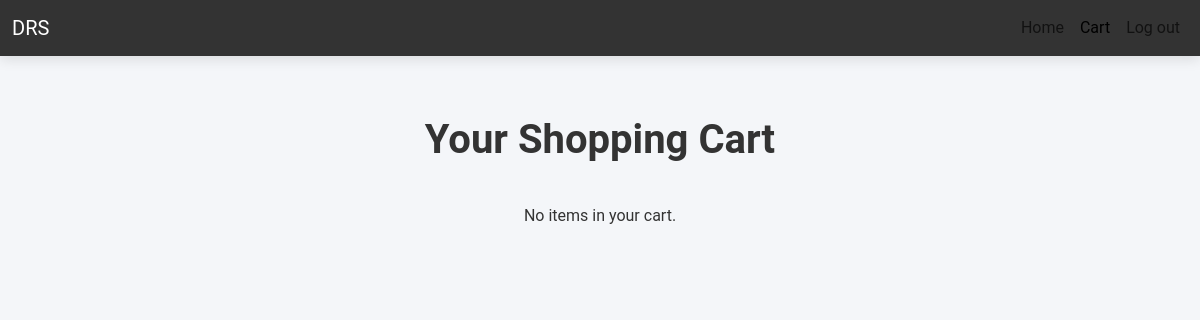
The app's page /view_cart/ (signed in), older data.
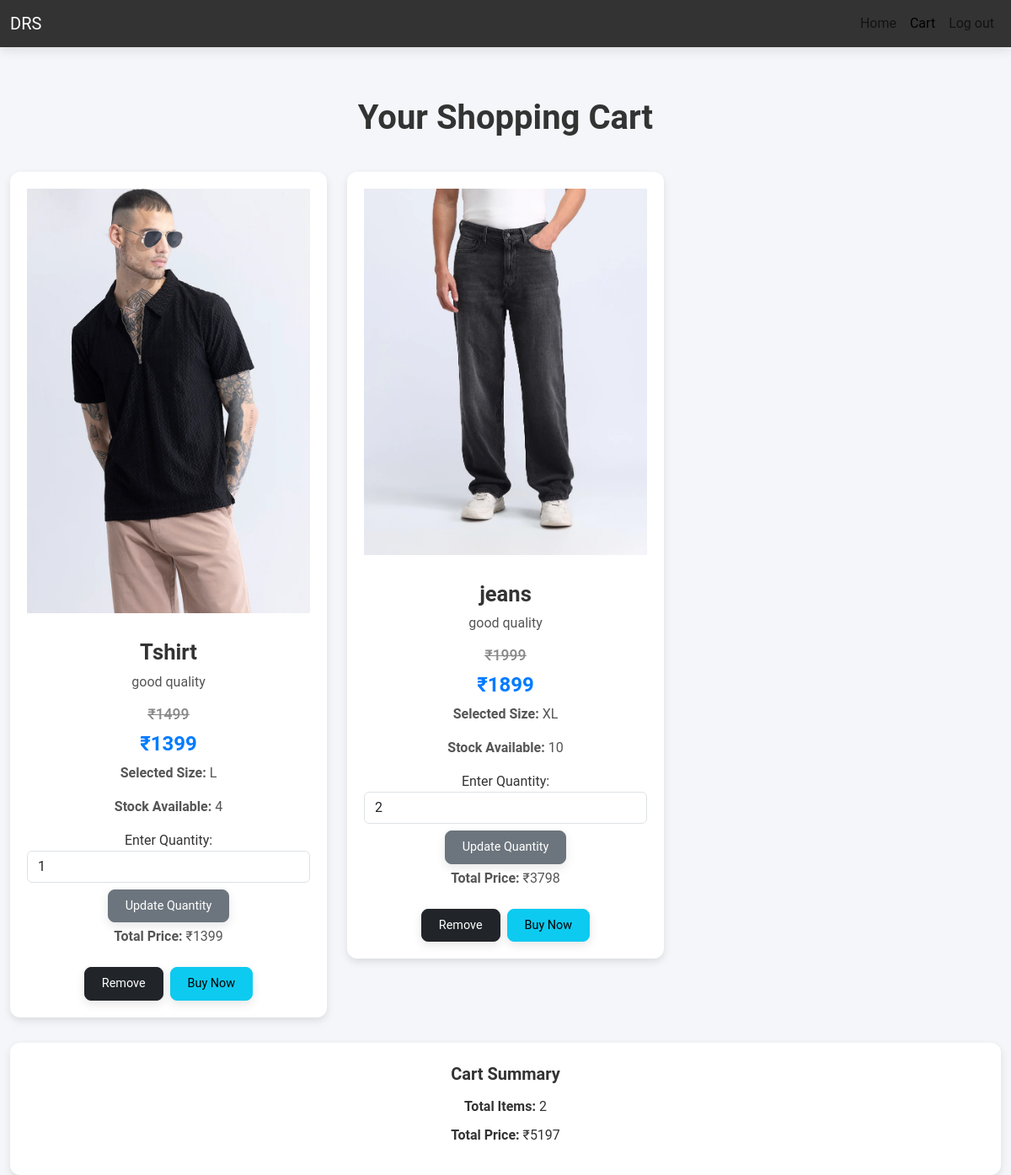
The same page, newer data.
### app/models.py (models this page shows, shortened)
class Cart(models.Model):
    user=models.ForeignKey(User,on_delete=models.CASCADE)
    product=models.ForeignKey(Product,on_delete=models.CASCADE)
    size = models.ForeignKey(Size, on_delete=models.CASCADE, null=True)
    quantity = models.PositiveIntegerField(default=0)
    total_price = models.DecimalField(max_digits=10, decimal_places=2, default=0.0)
    def total_price(self):
        return self.product.ofr_price * self.quantity

class Product(models.Model):
    pro_id=models.TextField()
    name=models.TextField()
    price=models.IntegerField()
    ofr_price=models.IntegerField()
    img=models.FileField()
    dis=models.TextField()
    sizes = models.ManyToManyField(Size, related_name='Sizes')
    quantity = models.PositiveIntegerField(default=0)  # New field for stock quantity

class Size(models.Model):
    size = models.CharField(max_length=10)  # E.g., '6', '7', '8.5', '9', '10'
    def __str__(self):
        return self.size

### app/views.py (the view)
# urls.py: path('view_cart/', views.view_cart, name='view_cart'),
def view_cart(request):
    if 'user' not in request.session:  # Ensure user is logged in
        return redirect('shp_login')
    user = User.objects.get(username=request.session['user'])
    cart_det = Cart.objects.filter(user=user).select_related('product', 'size')
    total_price = 0  # To calculate total price of all items in the cart
    for item in cart_det:
        item.total_price = item.product.ofr_price * item.quantity  # Calculate total price for each item
        total_price += item.total_price  # Add it to the grand total
    return render(request, 'user/cart.html', {'cart_det': cart_det, 'total_price': total_price})

### templates/user/cart.html (shortened to what this page needs)
<!DOCTYPE html>
<html lang="en">
<head>
    <link href="https://cdn.jsdelivr.net/npm/bootstrap@5.3.3/dist/css/bootstrap.min.css" rel="stylesheet">
</head>
<body>
    <nav class="navbar navbar-expand-lg">
        <div class="container-fluid">
            <a class="navbar-brand" href="#">DRS</a>
            <div class="collapse navbar-collapse" id="navbarNav">
                <ul class="navbar-nav ms-auto">
                    <li class="nav-item">
                        <a class="nav-link" href="../user_home">Home</a>
                    </li>
                    <li class="nav-item">
                        <a class="nav-link active" href="#">Cart</a>
                    </li>
                    <li class="nav-item">
                        <a class="nav-link" href="shp_logout">Log out</a>
                    </li>
                </ul>
            </div>
        </div>
    </nav>
    <div class="container">
        <h1>Your Shopping Cart</h1>
        <div class="row">
            {% if cart_det %}
                {% for item in cart_det %}
                    <div class="col-md-6 col-lg-4">
                        <div class="cart-item">
                            <img src="{{ item.product.img.url }}" alt="{{ item.product.name }}" class="img-fluid mb-3" loading="lazy">
                            <h2>{{ item.product.name }}</h2>
                            <p>{{ item.product.dis }}</p>
                            <s><h6>₹{{ item.product.price }}</h6></s>
                            <h3>₹{{ item.product.ofr_price }}</h3>
                            <p><strong>Selected Size:</strong> {{ item.size }}</p>
                            <p><strong>Stock Available:</strong> {{ item.product.quantity }}</p>
                            <form method="POST" action="{% url 'update_cart' %}">
                                <div class="mt-3">
                                    <label for="new_quantity_{{ item.id }}">Enter Quantity:</label>
                                    <input type="number" id="new_quantity_{{ item.id }}" name="new_quantity" class="form-control"
                                           min="1" max="{{ item.product.quantity }}" value="{{ item.quantity|default:1 }}">
                                    <button type="submit" class="btn btn-secondary btn-sm mt-2" name="change_qty" value="0">Update Quantity</button>
                                </div>
                            </form>
                            <p><strong>Total Price:</strong> ₹{{ item.total_price }}</p>
                            <div class="d-flex justify-content-center mt-4">
                                <a href="{% url 'delete_cart' item.id %}" class="btn btn-dark btn-sm me-2">Remove</a>
                                <a href="{% url 'user_buy' item.id %}" class="btn btn-info btn-sm">Buy Now</a>
                            </div>
                        </div>
                    </div>
                {% endfor %}
            {% else %}
                <p class="text-center">No items in your cart.</p>
            {% endif %}
        </div>
        {% if cart_det %}
            <div class="summary">
                <h4>Cart Summary</h4>
                <p><strong>Total Items:</strong> {{ cart_det|length }}</p>
                <p><strong>Total Price:</strong> ₹{{ total_price }}</p>
            </div>
        {% endif %}
    </div>
</body>
</html>

### templates/user/cart.html (style rules this page uses)
body { font-family: 'Roboto', sans-serif; background-color: #f4f6f9; color: #333; margin: 0; padding: 0; }
.navbar { background-color: #333; box-shadow: 0px 4px 12px rgba(0, 0, 0, 0.1); }
.navbar-brand { color: #fff !important; }
.container { max-width: 1200px; margin-top: 60px; }
h1 { font-size: 2.5rem; font-weight: 600; text-align: center; color: #333; margin-bottom: 40px; }
.cart-item { background-color: #fff; border-radius: 12px; box-shadow: 0 4px 10px rgba(0, 0, 0, 0.1); transition: transform 0.3s ease, box-shadow 0.3s ease; margin-bottom: 30px; padding: 20px; text-align: center; }
.cart-item h2 { font-size: 1.6rem; font-weight: 700; margin-top: 15px; }
.cart-item p { font-size: 1rem; color: #555; margin-top: 5px; }
.cart-item h3 { font-size: 1.5rem; font-weight: 600; color: #007bff; margin-top: 10px; }
.cart-item s h6 { font-size: 1.1rem; color: #888; text-decoration: line-through; }
.btn { font-size: 0.9rem; padding: 8px 20px; border-radius: 8px; transition: background-color 0.3s ease; box-shadow: 0px 4px 12px rgba(0, 0, 0, 0.1); }
.summary { background-color: #fff; padding: 25px; border-radius: 12px; box-shadow: 0 4px 10px rgba(0, 0, 0, 0.1); text-align: center; }
.summary h4 { font-size: 1.25rem; font-weight: bold; margin-bottom: 15px; }
.summary p { font-size: 1rem; margin-bottom: 10px; }

Row changes from the older to the newer data that the page shows:
added Cart: product.img (picture), product.name "Tshirt", product.dis "good quality", product.price "1499", product.ofr_price "1399", size "L", product.quantity "4", new_quantity "1", total_price "1399"
added Cart: product.img (picture), product.name "jeans", product.dis "good quality", product.price "1999", product.ofr_price "1899", size "XL", product.quantity "10", new_quantity "2", total_price "3798"
Text that changed along with them:
{{ cart_det|length }}: (not shown) → "2"
{{ total_price }}: (not shown) → "5197"
text no longer shown: "No items in your cart."
text now shown: "Cart Summary Total Items: Total Price: ₹"
